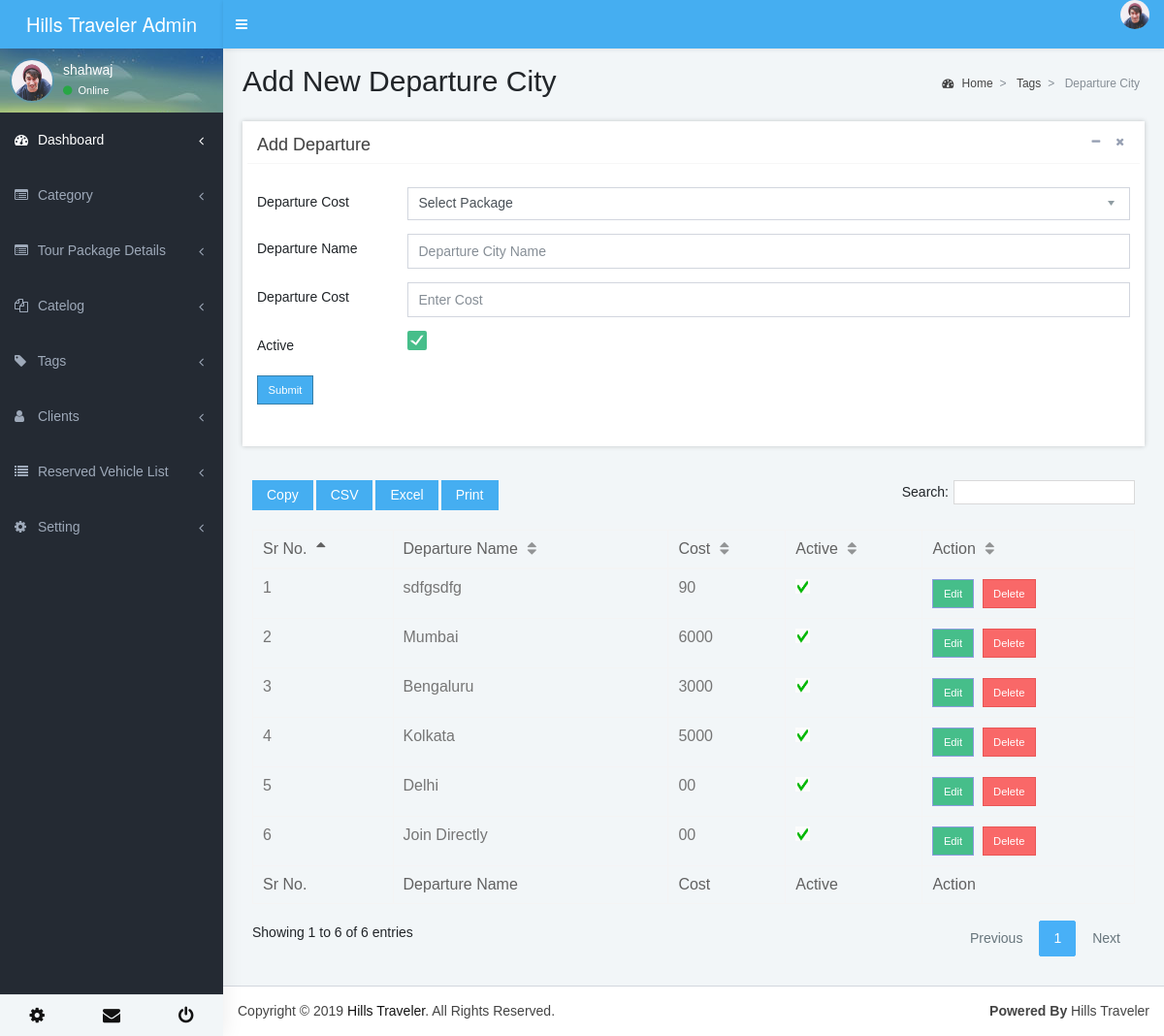
/main/?route=departure (signed in), run on the app's committed database.
### tables this page shows
CREATE TABLE `departure_city` (
  `ID` int(11) NOT NULL,
  `package_id` varchar(255) NOT NULL,
  `name` varchar(255) NOT NULL,
  `slug` varchar(255) NOT NULL,
  `cost` varchar(255) NOT NULL,
  `city_id` varchar(255) NOT NULL,
  `std_price` varchar(255) NOT NULL COMMENT 'standard_price',
  `final_price` varchar(255) NOT NULL,
  `active` tinyint(4) NOT NULL,
  `created_at` timestamp NOT NULL DEFAULT CURRENT_TIMESTAMP,
  `updated_at` timestamp NOT NULL DEFAULT CURRENT_TIMESTAMP ON UPDATE CURRENT_TIMESTAMP
);

### main/controller/dbclass.php (called while the page is built, shortened)
<?php
class dbclass {
	public function SelectQry($qry,$con)
	{
		$res=mysqli_query($con,$qry);
		return $res;
	}
}
?>

### main/view/departure.php (the view, shortened to what this page needs)
<?php
$db=new dbclass();
$con=$db->Connection();
if($SesUserType==1)
{
	$name=isset($_REQUEST["name"])?$_REQUEST["name"]:"";
	$cost=isset($_REQUEST["cost"])?$_REQUEST["cost"]:"";
}
	$qry="Select * FROM departure_city order by ID DESC";
	$res=$db->SelectQry($qry,$con);
	$Rows2 = mysqli_num_rows($res);
	$all_departure=array();
	if($Rows2 >0)
	{
		$i=0;
		while($get_alldeparture =mysqli_fetch_assoc($res))
		{
		$all_departure[$i++]=$get_alldeparture;
		}
	}
?>
  <div class="content-wrapper">
    <section class="content-header">
      <h1>Add New Departure City</h1>
      <ol class="breadcrumb">
        <li class="breadcrumb-item"><a href="#"><i class="fa fa-dashboard"></i> Home</a></li>
        <li class="breadcrumb-item"><a href="#">Tags</a></li>
        <li class="breadcrumb-item active">Departure City</li>
      </ol>
    </section>
    <section class="content">
      <div class="box box-default">
        <div class="box-header with-border">
          <h3 class="box-title">Add Departure</h3>
          <div class="box-tools pull-right">
            <button type="button" class="btn btn-box-tool" data-widget="collapse"><i class="fa fa-minus"></i></button>
            <button type="button" class="btn btn-box-tool" data-widget="remove"><i class="fa fa-remove"></i></button>
          </div>
        </div>
		<form name="c_form" method="post" enctype="multipart/form-data">
        <div class="box-body">
          <div class="row">
            <div class="col-12">
            	<div class="form-group row">
            		<label for="example-text-input" class="col-sm-2 col-form-label">Departure Cost</label>
            		<div class="col-sm-10">
            			<select name="package" id="package" class="form-control">
            				<option value="0">Select Package</option>
            			</select>
            		</div>
            	</div>
            	<div class="form-group row">
				  <label for="example-text-input" class="col-sm-2 col-form-label">Departure Name</label>
				  <div class="col-sm-10">
					<input class="form-control" placeholder="Departure City Name" type="text" value="<?=$name;?>" id="name" name="name">
				  </div>
				</div>
				<div class="form-group row">
				  <label for="example-text-input" class="col-sm-2 col-form-label">Departure Cost</label>
				  <div class="col-sm-10">
					<input class="form-control" placeholder="Enter Cost" type="text" value="<?=$cost;?>" id="cost" name="cost">
				  </div>
				</div>
				<div class="form-group row">
				  <label for="example-text-input" class="col-sm-2 col-form-label">Active</label>
				  <div class="col-sm-10">
					<label for="active"></label>
				  </div>
				</div>
				<div class="form-group row">
				  <div class="col-sm-8">
					<input class="btn btn-primary" type="submit" value="Submit" id="submit" name="submit">
				  </div>
				</div>
            </div>
          </div>
        </div>
		</form>
      </div>
     <div class="box-body">
              <table id="example" class="table table-bordered table-hover display nowrap margin-top-10 table-responsive">
				<thead>
					<tr>
						<th>Sr No.</th>
						<th>Departure Name</th>
						<th>Cost</th>
						<th>Active</th>
						<th>Action</th>
					</tr>
				</thead>
				<tbody>
				<?php
					for($i=0;$i<count($all_departure);$i++)
					{
				?>
					<tr>
						<td><?=$i+1 ;?></td>
						<td><?=$all_departure[$i]["name"]?></td>
						<td><?=$all_departure[$i]["cost"]?></td>
						<td><?php
						if($all_departure[$i]["active"]==1)
						{
							echo '<img height="15" width="15" src="uploads/images/yes.png">';
						}else{
							echo '<img height="15" width="15" src="uploads/images/cross.png">';
						}
						$all_departure[$i]["active"]?></td>
						<td><a href="?route=<?=$PageRoute?>&ed=<?=$all_departure[$i]["ID"];?>" class="btn btn-success">Edit</a>&nbsp;
							<a href="?route=<?=$PageRoute?>&del=<?=$all_departure[$i]["ID"];?>" class="btn btn-Danger">Delete</a>
						</td>
					</tr>
				<?php } ?>
				</tbody>
				<tfoot>
					<tr>
						<th>Sr No.</th>
						<th>Departure Name</th>
						<th>Cost</th>
						<th>Active</th>
						<th>Action</th>
					</tr>
				</tfoot>
			</table>
            </div>
    </section>
  </div>
</body>
</html>

### main/css/skins/_all-skins.css (style rules this page uses)
.skin-blue .content-header { background: #f2f6f8; }
.skin-blue .content { background: #f2f6f8; }

### data on the page
departure_city: name "sdfgsdfg", cost "90", active 1 (drawn)
departure_city: name "Mumbai", cost "6000", active 1 (drawn)
departure_city: name "Bengaluru", cost "3000", active 1 (drawn)
departure_city: name "Kolkata", cost "5000", active 1 (drawn)
departure_city: name "Delhi", cost "00", active 1 (drawn)
departure_city: name "Join Directly", cost "00", active 1 (drawn)

### other printed values
$_SESSION["ADMData"]['name'] "shahwaj"
